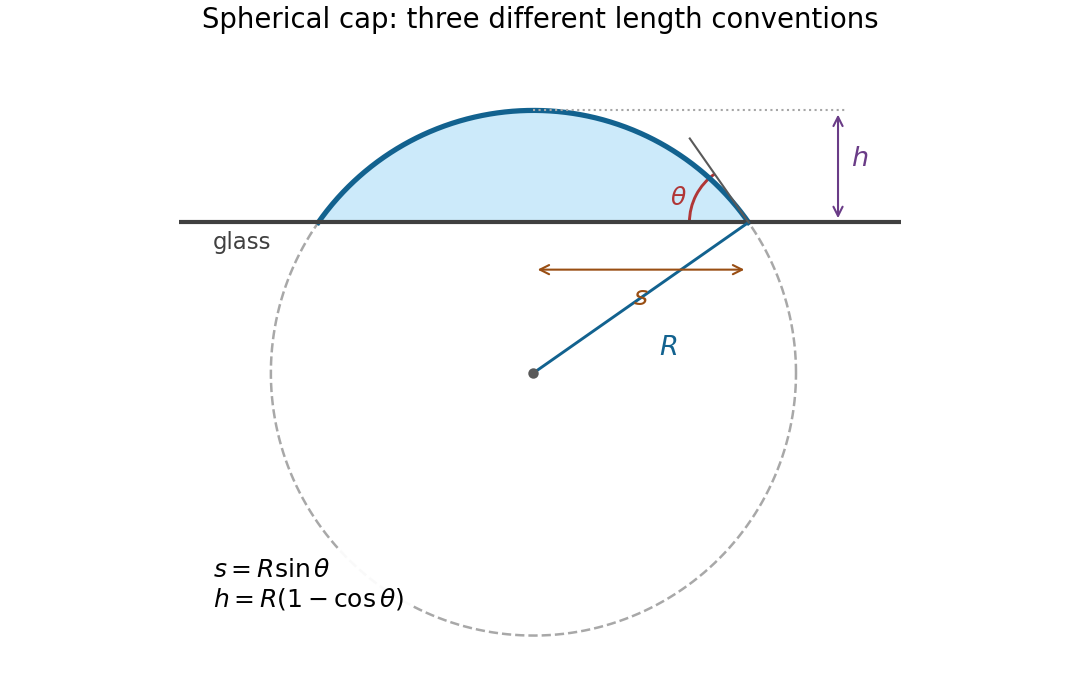

Recreate this plot in Python.
"""Original cap geometry; Python 3.14, NumPy 2.3, Matplotlib 3.10.
Run from the mirrored _media directory; output is always in cwd.
"""
from pathlib import Path
import matplotlib
matplotlib.use('Agg')
import matplotlib.pyplot as plt
from matplotlib.patches import Arc
import numpy as np

plt.rcParams.update({'font.size': 11, 'figure.facecolor': 'white'})
theta = np.deg2rad(55)
radius = 1.0
centre_y = -np.cos(theta)
foot = np.sin(theta)
height = 1 + centre_y
fig, ax = plt.subplots(figsize=(7.2, 4.5), layout='constrained')
angle = np.linspace(0, 2*np.pi, 700)
ax.plot(np.cos(angle), centre_y + np.sin(angle), '--', color='0.66', lw=1.2)
top_x = np.linspace(-foot, foot, 400)
top_y = centre_y + np.sqrt(1-top_x**2)
ax.fill_between(top_x, 0, top_y, color='#cceafa')
ax.plot(top_x, top_y, color='#12628f', lw=2.5)
ax.axhline(0, color='0.25', lw=2)
ax.text(-1.22, -.10, 'glass', color='0.25')
ax.plot([0, foot], [centre_y, 0], color='#12628f', lw=1.4)
ax.plot(0, centre_y, 'o', color='0.35', ms=4)
ax.text(.48, centre_y/2-.22, '$R$', color='#12628f', fontsize=13)
ax.annotate('', xy=(foot, -.18), xytext=(0, -.18), arrowprops={'arrowstyle':'<->', 'color':'#994e13'})
ax.text(foot/2, -.24, '$s$', ha='center', va='top', color='#994e13', fontsize=13)
ax.annotate('', xy=(1.16, height), xytext=(1.16, 0), arrowprops={'arrowstyle':'<->', 'color':'#6a3c87'})
ax.plot([0,1.19], [height,height], ':', color='0.65', lw=1)
ax.text(1.21, height/2, '$h$', color='#6a3c87', fontsize=13)
# Tangent points up and left into the droplet: 180-theta degrees from +x.
ax.plot([foot, foot-.39*np.cos(theta)], [0, .39*np.sin(theta)], color='0.35', lw=1)
ax.add_patch(Arc((foot,0), .45,.45, theta1=125,theta2=180,color='#b03636',lw=1.4))
ax.text(foot-.30,.065,'$\\theta$',color='#b03636',fontsize=12)
ax.text(-1.22,-1.38,'$s=R\\sin\\theta$\n$h=R(1-\\cos\\theta)$',va='center',fontsize=12,bbox={'facecolor':'white','edgecolor':'none','alpha':.94})
ax.set(xlim=(-1.35,1.4), ylim=(-1.7,.66), aspect='equal')
ax.set_title('Spherical cap: three different length conventions',pad=10)
ax.axis('off')
fig.savefig(Path.cwd() / Path(__file__).with_suffix('.png').name, dpi=150, facecolor='white')
plt.close(fig)
